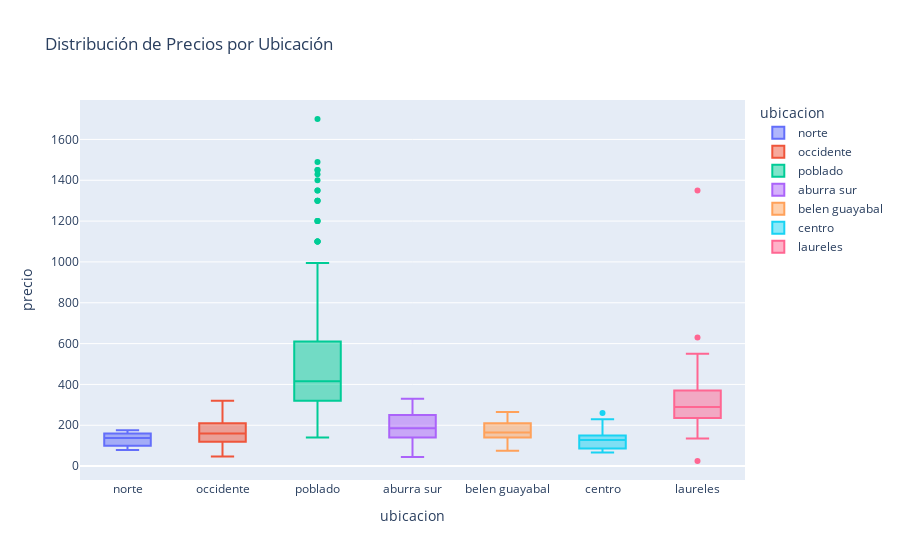

Here is the notebook cell this chart was saved with:
### Markdown cell above
- La mayoria de los apartamentos se encuentran entre 100 y 400 millones
- EL pico mas alto es de 200, Se podria decir que el rango mas frecuente es de 200 millones
- La grafica muestra que hay pocos apartamentos con precios que rondan desde los 700 en adelante
    - Hay puntos alejados al lado derecho de la grafica

### Code cell
px.box(aptos,
    y="precio",
    x="ubicacion",
    color="ubicacion",
    title="Distribución de Precios por Ubicación")

### Figure 1 — Plotly figure (JSON) as saved in the notebook; plotly's stock layout.template omitted (floating-point values rounded to 4 significant figures; data arrays with more than 128 entries replaced by an {"elided": "..."} marker saying what was removed)
{"data": [{"alignmentgroup": "True", "hovertemplate": "ubicacion=%{x}<br>precio=%{y}<extra></extra>", "legendgroup": "norte", "marker": {"color": "#636efa"}, "name": "norte", "notched": false, "offsetgroup": "norte", "orientation": "v", "showlegend": true, "type": "box", "x": ["norte", "norte", "norte", "norte", "norte", "norte", "norte", "norte", "norte", "norte"], "x0": " ", "xaxis": "x", "y": [79.0, 93.0, 100.0, 123.0, 135.0, 140.0, 145.0, 160.0, 160.0, 175.0], "y0": " ", "yaxis": "y"}, {"alignmentgroup": "True", "hovertemplate": "ubicacion=%{x}<br>precio=%{y}<extra></extra>", "legendgroup": "occidente", "marker": {"color": "#EF553B"}, "name": "occidente", "notched": false, "offsetgroup": "occidente", "orientation": "v", "showlegend": true, "type": "box", "x": ["occidente", "occidente", "occidente", "occidente", "occidente", "occidente", "occidente", "occidente", "occidente", "occidente", "occidente", "occidente", "occidente", "occidente", "occidente", "occidente", "occidente", "occidente", "occidente", "occidente", "occidente", "occidente", "occidente", "occidente", "occidente", "occidente", "occidente", "occidente", "occidente", "occidente", "occidente", "occidente", "occidente", "occidente", "occidente", "occidente", "occidente", "occidente", "occidente", "occidente", "occidente", "occidente", "occidente", "occidente", "occidente", "occidente", "occidente", "occidente", "occidente", "occidente", "occidente", "occidente", "occidente", "occidente", "occidente", "occidente", "occidente", "occidente", "occidente", "occidente", "occidente", "occidente", "occidente", "occidente", "occidente", "occidente", "occidente", "occidente", "occidente"], "x0": " ", "xaxis": "x", "y": [47.0, 53.0, 70.0, 70.0, 72.0, 75.0, 80.0, 90.0, 90.0, 90.0, 90.0, 90.0, 95.0, 105.0, 110.0, 115.0, 115.0, 120.0, 121.0, 128.0, 130.0, 130.0, 140.0, 140.0, 143.0, 145.0, 145.0, 145.0, 148.0, 150.0, 152.0, 155.0, 155.0, 160.0, 160.0, 170.0, 180.0, 180.0, 185.0, 190.0, 190.0, 190.0, 190.0, 190.0, 190.0, 195.0, 198.0, 200.0, 200.0, 200.0, 200.0, 210.0, 210.0, 210.0, 210.0, 210.0, 215.0, 220.0, 220.0, 220.0, 230.0, 245.0, 245.0, 250.0, 250.0, 260.0, 270.0, 270.0, 320.0], "y0": " ", "yaxis": "y"}, {"alignmentgroup": "True", "hovertemplate": "ubicacion=%{x}<br>precio=%{y}<extra></extra>", "legendgroup": "poblado", "marker": {"color": "#00cc96"}, "name": "poblado", "notched": false, "offsetgroup": "poblado", "orientation": "v", "showlegend": true, "type": "box", "x": {"elided": "268 str values"}, "x0": " ", "xaxis": "x", "y": {"elided": "268 float values"}, "y0": " ", "yaxis": "y"}, {"alignmentgroup": "True", "hovertemplate": "ubicacion=%{x}<br>precio=%{y}<extra></extra>", "legendgroup": "aburra sur", "marker": {"color": "#ab63fa"}, "name": "aburra sur", "notched": false, "offsetgroup": "aburra sur", "orientation": "v", "showlegend": true, "type": "box", "x": {"elided": "169 str values"}, "x0": " ", "xaxis": "x", "y": {"elided": "169 float values"}, "y0": " ", "yaxis": "y"}, {"alignmentgroup": "True", "hovertemplate": "ubicacion=%{x}<br>precio=%{y}<extra></extra>", "legendgroup": "belen guayabal", "marker": {"color": "#FFA15A"}, "name": "belen guayabal", "notched": false, "offsetgroup": "belen guayabal", "orientation": "v", "showlegend": true, "type": "box", "x": ["belen guayabal", "belen guayabal", "belen guayabal", "belen guayabal", "belen guayabal", "belen guayabal", "belen guayabal", "belen guayabal", "belen guayabal", "belen guayabal", "belen guayabal", "belen guayabal", "belen guayabal", "belen guayabal", "belen guayabal", "belen guayabal", "belen guayabal", "belen guayabal", "belen guayabal", "belen guayabal", "belen guayabal", "belen guayabal", "belen guayabal", "belen guayabal", "belen guayabal", "belen guayabal", "belen guayabal", "belen guayabal", "belen guayabal", "belen guayabal", "belen guayabal", "belen guayabal", "belen guayabal", "belen guayabal", "belen guayabal", "belen guayabal", "belen guayabal", "belen guayabal", "belen guayabal", "belen guayabal", "belen guayabal", "belen guayabal", "belen guayabal", "belen guayabal", "belen guayabal", "belen guayabal", "belen guayabal", "belen guayabal", "belen guayabal", "belen guayabal", "belen guayabal", "belen guayabal", "belen guayabal", "belen guayabal", "belen guayabal", "belen guayabal", "belen guayabal", "belen guayabal", "belen guayabal", "belen guayabal", "belen guayabal", "belen guayabal", "belen guayabal", "belen guayabal", "belen guayabal", "belen guayabal", "belen guayabal"], "x0": " ", "xaxis": "x", "y": [75.0, 75.0, 80.0, 85.0, 86.0, 90.0, 95.0, 98.0, 103.0, 108.0, 115.0, 118.0, 120.0, 120.0, 130.0, 130.0, 140.0, 140.0, 142.0, 145.0, 145.0, 145.0, 150.0, 150.0, 150.0, 155.0, 155.0, 155.0, 155.0, 155.0, 156.0, 160.0, 160.0, 165.0, 165.0, 165.0, 170.0, 180.0, 180.0, 183.0, 185.0, 185.0, 190.0, 190.0, 190.0, 195.0, 200.0, 205.0, 210.0, 210.0, 210.0, 210.0, 220.0, 220.0, 220.0, 220.0, 225.0, 230.0, 230.0, 230.0, 235.0, 240.0, 240.0, 250.0, 255.0, 260.0, 265.0], "y0": " ", "yaxis": "y"}, {"alignmentgroup": "True", "hovertemplate": "ubicacion=%{x}<br>precio=%{y}<extra></extra>", "legendgroup": "centro", "marker": {"color": "#19d3f3"}, "name": "centro", "notched": false, "offsetgroup": "centro", "orientation": "v", "showlegend": true, "type": "box", "x": ["centro", "centro", "centro", "centro", "centro", "centro", "centro", "centro", "centro", "centro", "centro", "centro", "centro", "centro", "centro", "centro", "centro", "centro", "centro", "centro", "centro", "centro", "centro", "centro", "centro", "centro", "centro", "centro", "centro", "centro", "centro", "centro", "centro", "centro", "centro", "centro", "centro", "centro"], "x0": " ", "xaxis": "x", "y": [67.0, 70.0, 70.0, 78.0, 78.0, 80.0, 80.0, 84.0, 85.0, 86.0, 90.0, 100.0, 100.0, 100.0, 102.0, 110.0, 115.0, 125.0, 128.0, 128.0, 128.0, 130.0, 130.0, 130.0, 135.0, 135.0, 140.0, 147.0, 150.0, 165.0, 165.0, 200.0, 210.0, 210.0, 210.0, 220.0, 230.0, 260.0], "y0": " ", "yaxis": "y"}, {"alignmentgroup": "True", "hovertemplate": "ubicacion=%{x}<br>precio=%{y}<extra></extra>", "legendgroup": "laureles", "marker": {"color": "#FF6692"}, "name": "laureles", "notched": false, "offsetgroup": "laureles", "orientation": "v", "showlegend": true, "type": "box", "x": ["laureles", "laureles", "laureles", "laureles", "laureles", "laureles", "laureles", "laureles", "laureles", "laureles", "laureles", "laureles", "laureles", "laureles", "laureles", "laureles", "laureles", "laureles", "laureles", "laureles", "laureles", "laureles", "laureles", "laureles", "laureles", "laureles", "laureles", "laureles", "laureles", "laureles", "laureles", "laureles", "laureles", "laureles", "laureles", "laureles", "laureles", "laureles", "laureles", "laureles", "laureles", "laureles", "laureles", "laureles", "laureles", "laureles", "laureles", "laureles", "laureles", "laureles", "laureles", "laureles", "laureles", "laureles", "laureles", "laureles", "laureles", "laureles", "laureles", "laureles", "laureles", "laureles", "laureles", "laureles", "laureles", "laureles", "laureles", "laureles", "laureles", "laureles", "laureles", "laureles", "laureles"], "x0": " ", "xaxis": "x", "y": [135.0, 140.0, 165.0, 170.0, 180.0, 190.0, 190.0, 205.0, 210.0, 210.0, 220.0, 220.0, 225.0, 228.0, 230.0, 230.0, 235.0, 235.0, 240.0, 240.0, 250.0, 250.0, 250.0, 25.0, 250.0, 255.0, 255.0, 255.0, 260.0, 265.0, 265.0, 270.0, 275.0, 280.0, 280.0, 285.0, 290.0, 310.0, 315.0, 320.0, 320.0, 320.0, 325.0, 330.0, 330.0, 330.0, 340.0, 340.0, 343.0, 350.0, 350.0, 350.0, 360.0, 360.0, 370.0, 370.0, 370.0, 370.0, 375.0, 380.0, 400.0, 400.0, 400.0, 410.0, 450.0, 450.0, 450.0, 470.0, 498.0, 508.0, 550.0, 630.0, 1350.0], "y0": " ", "yaxis": "y"}], "layout": {"boxmode": "overlay", "legend": {"title": {"text": "ubicacion"}, "tracegroupgap": 0}, "title": {"text": "Distribución de Precios por Ubicación"}, "xaxis": {"anchor": "y", "categoryarray": ["norte", "occidente", "poblado", "aburra sur", "belen guayabal", "centro", "laureles"], "categoryorder": "array", "domain": [0, 1], "title": {"text": "ubicacion"}}, "yaxis": {"anchor": "x", "domain": [0, 1], "title": {"text": "precio"}}}}
